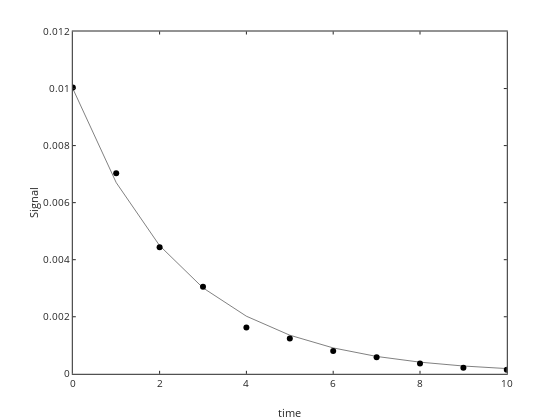

Notebook cell for this chart:
### Markdown cell above
# Linear Regresion (reminder)

 - linear models have the form
 
 $$ y= \beta_1 X_1 + \beta_2 X_2 + ... + \beta_n X_n$$
 
 - it is linear in the parameters (not necessarily in $X$)  
 - X can be transformation of the independent variable ($x$).  We did an example of $x^2$, but could be $\sin(x)$ or $\log(x)$ or whatever.  ($X$ can't be a function of $x$ and $y$ though, the only variable term in the expression for each $X$ must be $x$)
 - nonlinear models are everthing else
 - let's do an example with the first order decay equation
 
 $$ N = N_0 e^{-kt} $$
 
  - let's assume an initial concentration of 0.01 M and a rate constant of 0.4 s$^{-1}$

### Code cell
%plot -s 600,600 -f 'svg'

% define the variables and constants
N0=0.01; k=0.4; t=0:1:10;

% define the function.  remember the anonymous function from Lecture 1?
firstorderdecay = @(t,N0,k) (N0.*exp(-k*t));

%calculate N as a function of time
N=firstorderdecay(t,N0,k); Nnoerror=N;

%plot it
plot(t,N,'ko')

%let's add some noise
err=0.02*max(N);
N=N+err*randn(1,length(N));

%plot with error
plot(t,N,'ko',t,Nnoerror,'k-')
xlabel('time'); ylabel('Signal')

### Figure 1 — Plotly figure (JSON) as saved in the notebook; plotly's stock layout.template omitted (floating-point values rounded to 4 significant figures)
{"data": [{"line": {"color": "rgb(0,0,0)", "width": 0.5}, "marker": {"color": "rgb(0,0,0)", "line": {"color": "rgb(0,0,0)"}, "size": 6, "symbol": "circle"}, "mode": "markers", "name": "", "showlegend": false, "type": "scatter", "visibility": true, "x": [0, 1, 2, 3, 4, 5, 6, 7, 8, 9, 10], "xaxis": "x", "y": [0.01003, 0.007028, 0.004436, 0.003048, 0.001625, 0.001241, 0.0008009, 0.0005845, 0.0003653, 0.0002124, 0.0001426], "yaxis": "y"}, {"line": {"color": "rgb(0,0,0)", "dash": "solid", "width": 0.5}, "marker": {"color": "rgb(0,0,0)", "line": {"color": "rgb(0,0,0)"}, "size": 6, "symbol": "none"}, "mode": "lines", "name": "", "showlegend": false, "type": "scatter", "visibility": true, "x": [0, 1, 2, 3, 4, 5, 6, 7, 8, 9, 10], "xaxis": "x", "y": [0.01, 0.006703, 0.004493, 0.003012, 0.002019, 0.001353, 0.0009072, 0.0006081, 0.0004076, 0.0002732, 0.0001832], "yaxis": "y"}], "layout": {"height": 420, "hovermode": "closest", "margin": {"b": 0, "l": 0, "r": 0, "t": 0}, "plot_bgcolor": "rgba(0,0,0,0)", "showlegend": false, "width": 560, "xaxis": {"anchor": "y", "autorange": false, "domain": [0.13, 0.905], "exponentformat": "none", "gridcolor": "rgba(38,38,38,0.15)", "gridwidth": 1, "linecolor": "rgb(38,38,38)", "linewidth": 1, "mirror": "ticks", "range": [0, 10], "showgrid": false, "showline": true, "side": "bottom", "spikedash": "solid", "spikemode": "across", "spikesides": false, "spikethickness": 1, "tickangle": 0, "tickcolor": "rgb(38,38,38)", "tickfont": {"color": "rgb(38,38,38)", "size": 10}, "ticklen": 3, "ticks": "inside", "ticktext": ["0", "2", "4", "6", "8", "10"], "tickvals": [0, 2, 4, 6, 8, 10], "title": {"font": {"color": "rgb(38,38,38)", "size": 11}, "text": "time"}, "type": "linear", "visible": true, "zeroline": false}, "yaxis": {"anchor": "x", "autorange": false, "domain": [0.11, 0.925], "exponentformat": "none", "gridcolor": "rgba(38,38,38,0.15)", "gridwidth": 1, "linecolor": "rgb(38,38,38)", "linewidth": 1, "mirror": "ticks", "range": [0, 0.012], "showgrid": false, "showline": true, "side": "left", "spikedash": "solid", "spikemode": "across", "spikesides": false, "spikethickness": 1, "tickangle": 0, "tickcolor": "rgb(38,38,38)", "tickfont": {"color": "rgb(38,38,38)", "size": 10}, "ticklen": 3, "ticks": "inside", "ticktext": ["0", "0.002", "0.004", "0.006", "0.008", "0.01", "0.012"], "tickvals": [0, 0.002, 0.004, 0.006, 0.008, 0.01, 0.012], "title": {"font": {"color": "rgb(38,38,38)", "size": 11}, "text": "Signal"}, "type": "linear", "visible": true, "zeroline": false}}}
